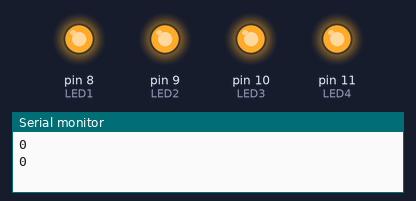
Bench run of a sketch on a simulated Arduino Uno, built with avr-gcc and run on an emulated ATmega328P. On the bench: output pins drawn as LEDs (lit = HIGH), the last lines printed to the serial monitor.

Above: at 0.1 s.
At 4.6 s:
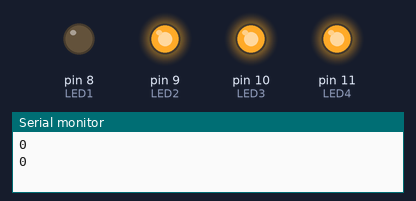
At 9.1 s:
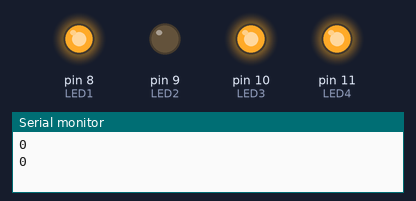
At 13.6 s:
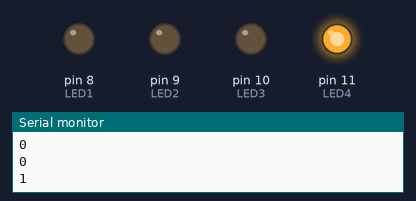
At 22.6 s:
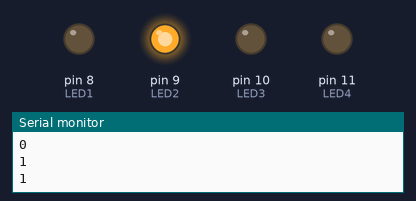
At 31.6 s:
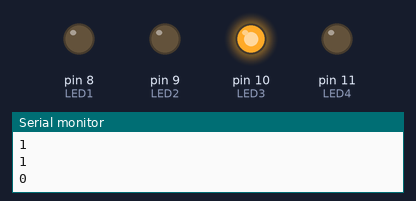
Timing chart, 0 to 37.5 s (numbered marks = the images above):
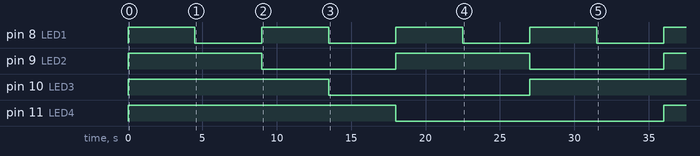

The sketch:

SOTR_3.ino
```cpp
#include <Arduino_FreeRTOS.h>

#include <semphr.h>
#define LED1 8
#define LED2 9
#define LED3 10
#define LED4 11

SemaphoreHandle_t xSerialSemaphore;
void Task_LED1(void *pvParameters);
void Task_LED2(void *pvParameters);
void Task_LED3(void *pvParameters);
void Task_LED4(void *pvParameters);

void setup()
{
 Serial.begin(9600);
 if(xSerialSemaphore ==NULL)
 {
   xSerialSemaphore = xSemaphoreCreateMutex();
   if (xSerialSemaphore != NULL)
   xSemaphoreGive((xSerialSemaphore));
 }
   xTaskCreate(Task_LED1,"T1",128,NULL,1,NULL);
   xTaskCreate(Task_LED2,"T2",128,NULL,1,NULL);
   xTaskCreate(Task_LED3,"T3",128,NULL,1,NULL);
   xTaskCreate(Task_LED4,"T4",128,NULL,1,NULL);
}

void loop() {}

 void Task_LED1(void *pvParameters)
 {
   pinMode(LED1, OUTPUT);
   for(;;)
   {
     digitalWrite(LED1, !digitalRead(LED1));
     vTaskDelay(300);
   }
 }

 void Task_LED2(void *pvParameters)
 {
   pinMode(LED2, OUTPUT);
   for(;;)
   {
     digitalWrite(LED2, !digitalRead(LED2));
     vTaskDelay(600);
   }
 }

 void Task_LED3(void *pvParameters)
 {
   pinMode (LED3, OUTPUT);
   for(;;)
   {
     digitalWrite (LED3, !digitalRead (LED3));
     int c= !digitalRead(LED3);
     Serial.println(c);
     vTaskDelay(900);
   }
 }
 void Task_LED4(void *pvParameters)
 {
   pinMode (LED4, OUTPUT);
   for(;;)
   {
     digitalWrite (LED4, !digitalRead (LED4));
     int c= !digitalRead(LED4);
     Serial.println(c);
     vTaskDelay(1200);
   }
 }
```

Measured:
- by itself, pin 8 (LED1): alternates HIGH for 4.5 s and LOW for 4.5 s
- by itself, pin 9 (LED2): alternates HIGH for 9.0 s and LOW for 9.0 s
- by itself, pin 10 (LED3): LOW → HIGH at 0.00 s, → LOW 13.5 s later, → HIGH 13.5 s later
- by itself, pin 11 (LED4): LOW → HIGH at 0.00 s, → LOW 18.0 s later, → HIGH 18.0 s later
